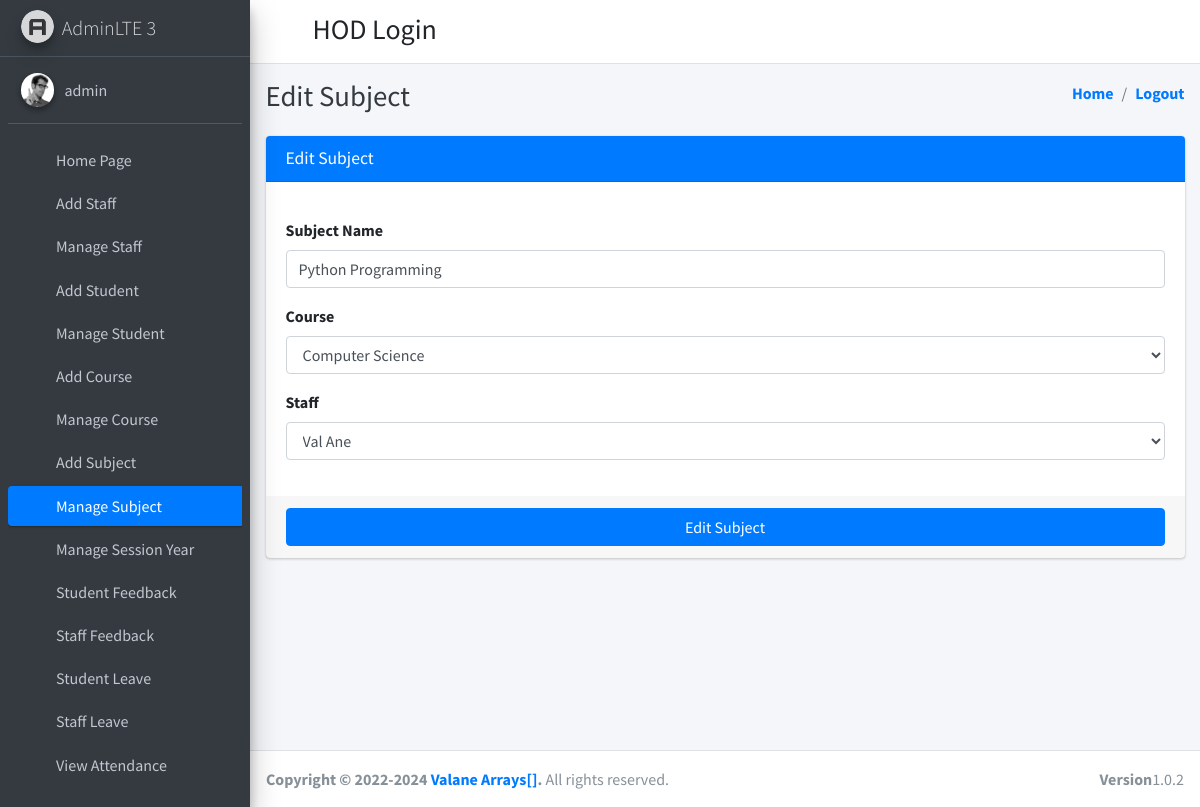
The app's page /edit_subject/1 (signed in) with its own data.
### student_management_app/models.py (models this page shows)
class CustomUser(AbstractUser):
    user_type_data = ((1,"HOD"), (2,"Staff"), (3,"Student"))
    user_type = models.CharField(default=1, choices=user_type_data, max_length=10)

class Subjects(models.Model):
    id = models.AutoField(primary_key=True)
    subject_name = models.CharField(max_length=255)
    course_id = models.ForeignKey(Courses, on_delete=models.CASCADE, default=1)
    staff_id = models.ForeignKey(CustomUser, on_delete=models.CASCADE)
    created_at = models.DateTimeField(auto_now_add=True)
    updated_at = models.DateTimeField(auto_now_add=True)
    objects = models.Manager()

class Courses(models.Model):
    id = models.AutoField(primary_key=True)
    course_name = models.CharField(max_length=255)
    created_at = models.DateTimeField(auto_now_add=True)
    updated_at = models.DateTimeField(auto_now_add=True)
    objects = models.Manager()

### student_management_app/HodViews.py (the view)
# urls.py: path('edit_subject/<str:subject_id>', HodViews.edit_subject, name="edit_subject"),
def edit_subject(request, subject_id):
    subject = Subjects.objects.get(id=subject_id)
    courses = Courses.objects.all()
    staffs = CustomUser.objects.filter(user_type=2)
    return render(request, "hod_template/edit_subject_template.html", {"subject":subject, "courses":courses, "staffs":staffs, "id":subject_id})

### student_management_app/templates/hod_template/edit_subject_template.html (shortened to what this page needs)
{% extends 'hod_template/base_template.html' %}
{% block page_title %} Edit Subject {% endblock page_title %}
{% block main_content %}
    <section class="content">
        <div class="container-fluid">
            <div class="row">
                <div class="col-md-12">
                    <div class="card card-primary">
                        <div class="card-header">
                            <h3 class="card-title">Edit Subject</h3>
                        </div>
                        <form role="form" action="/edit_subject_save" method="post">
                            <div class="card-body">
                                <div class="form-group">
                                    <label>Subject Name</label>
                                    <input type="text" class="form-control" name="subject_name"
                                        placeholder="Enter Subject" value="{{subject.subject_name}}">
                                </div>
                                <div class="form-group">
                                    <label>Course</label>
                                    <select type="text" class="form-control" name="course">
                                        {% for course in courses %}
                                            <option value="{{course.id}}"
                                                {% if course.id == subject.course_id.id %}
                                                    selected
                                                {% endif %}
                                            >{{course.course_name}}</option>
                                        {% endfor %}
                                    </select>
                                </div>
                                <div class="form-group">
                                    <label>Staff</label>
                                    <select type="text" class="form-control" name="staff">
                                        {% for staff in staffs %}
                                            <option value="{{staff.id}}"
                                                {% if staff.id == subject.staff_id.id %}
                                                    selected
                                                {% endif %}
                                            >{{staff.first_name}} {{staff.last_name}}</option>
                                        {% endfor %}
                                    </select>
                                </div>
                            </div>
                            <div class="card-footer">
                                <button type="submit" class="btn btn-primary btn-block">Edit Subject</button>
                            </div>
                        </form>
                    </div>
                </div>
            </div>
        </div>
    </section>
{% endblock main_content %}

### student_management_app/templates/hod_template/sidebar_template.html (shortened to what this page needs)
{% load static %}
<aside class="main-sidebar sidebar-dark-primary elevation-4">
  <a href="index3.html" class="brand-link">
    <img src="{% static 'dist/img/AdminLTELogo.png' %}" alt="AdminLTE Logo" class="brand-image img-circle elevation-3"
         style="opacity: .8">
    <span class="brand-text font-weight-light">AdminLTE 3</span>
  </a>
  <div class="sidebar">
    <div class="user-panel mt-3 pb-3 mb-3 d-flex">
      <div class="image">
        <img src="{% static 'dist/img/user2-160x160.jpg' %}" class="img-circle elevation-2" alt="User Image">
      </div>
      <div class="info">
        <a href="{% url 'admin_profile' %}" class="d-block">{{user.username}}</a>
      </div>
    </div>
    <nav class="mt-2">
      <ul class="nav nav-pills nav-sidebar flex-column" data-widget="treeview" role="menu" data-accordion="false">
        <li class="nav-item">
          {% url 'admin_home' as admin_home %}
            <a href="{{admin_home}}" class="nav-link
              {% if request.path == admin_home %} active {% endif %}">
            <i class="nav-icon fas fa-th"></i>
            <p>
              Home Page
            </p>
          </a>
        </li>
        <li class="nav-item">
          {% url 'add_staff' as add_staff %}
            <a href="{{add_staff}}" class="nav-link
              {% if request.path == add_staff %} active {% endif %}">
            <i class="nav-icon fas fa-th"></i>
            <p>
              Add Staff
            </p>
          </a>
        </li>
        <li class="nav-item">
          {% url 'manage_staff' as manage_staff %}
          {% url 'edit_staff' staff_id=id as edit_staff %}
          <a href="{{manage_staff}}" class="nav-link
              {% if request.path == edit_staff %} active {% endif %}">
            <i class="nav-icon fas fa-th"></i>
            <p>
              Manage Staff
            </p>
          </a>
        </li>
        <li class="nav-item">
          {% url 'add_student' as add_student %}
          <a href="{{add_student}}" class="nav-link
            {% if request.path == add_student %} active {% endif %}">
            <i class="nav-icon fas fa-th"></i>
            <p>
              Add Student
            </p>
          </a>
        </li>
        <li class="nav-item">
          {% url 'manage_student' as manage_student %}
          {% url 'edit_student' student_id=id as edit_student %}
          <a href="{{manage_student}}" class="nav-link
            {% if request.path == edit_student %} active {% endif %}">
            <i class="nav-icon fas fa-th"></i>
            <p>
              Manage Student
            </p>
          </a>
        </li>
        <li class="nav-item">
          {% url 'add_course' as add_course %}
          <a href="{{add_course}}" class="nav-link
           {% if request.path == add_course %} active {% endif %}">
            <i class="nav-icon fas fa-th"></i>
            <p>
              Add Course
            </p>
          </a>
        </li>
        <li class="nav-item">
          {% url 'manage_course' as manage_course %}
          {% url 'edit_course' course_id=id as edit_course %}
          <a href="{{manage_course}}" class="nav-link
            {% if request.path == edit_course %} active {% endif %}">
            <i class="nav-icon fas fa-th"></i>
            <p>
              Manage Course
            </p>
          </a>
        </li>
        <li class="nav-item">
          {% url 'add_subject' as add_subject %}
          <a href="{{add_subject}}" class="nav-link
            {% if request.path == add_subject %} active {% endif %}">
            <i class="nav-icon fas fa-th"></i>
            <p>
              Add Subject
            </p>
          </a>
        </li>
        <li class="nav-item">
          {% url 'manage_subject' as manage_subject %}
          {% url 'edit_subject' subject_id=id as edit_subject %}
          <a href="{{manage_subject}}" class="nav-link
            {% if request.path == edit_subject %} active {% endif %}">
            <i class="nav-icon fas fa-th"></i>
            <p>
              Manage Subject
            </p>
          </a>
        </li>
        <li class="nav-item">
          {% url 'manage_session' as manage_session %}
          <a href="{{manage_session}}" class="nav-link
            {% if request.path == manage_session %} active {% endif %}">
            <i class="nav-icon fas fa-th"></i>
            <p>
              Manage Session Year
            </p>
          </a>
        </li>
        <li class="nav-item">
          {% url 'student_feedback_message' as student_feedback_message %}
          <a href="{{student_feedback_message}}" class="nav-link
            {% if request.path == student_feedback_message %} active {% endif %}">
            <i class="nav-icon fas fa-th"></i>
            <p>
              Student Feedback
            </p>
          </a>
        </li>
        <li class="nav-item">
          {% url 'staff_feedback_message' as staff_feedback_message %}
          <a href="{{staff_feedback_message}}" class="nav-link
            {% if request.path == staff_feedback_message %} active {% endif %}">
            <i class="nav-icon fas fa-th"></i>
            <p>
              Staff Feedback
            </p>
          </a>
        </li>
        <li class="nav-item">
          {% url 'student_leave_view' as student_leave_view %}
          <a href="{{student_leave_view}}" class="nav-link
            {% if request.path == student_leave_view %} active {% endif %}">
            <i class="nav-icon fas fa-th"></i>
            <p>
              Student Leave
            </p>
          </a>
        </li>
        <li class="nav-item">
          {% url 'staff_leave_view' as staff_leave_view %}
          <a href="{{staff_leave_view}}" class="nav-link
            {% if request.path == staff_leave_view %} active {% endif %}">
            <i class="nav-icon fas fa-th"></i>
            <p>
              Staff Leave
            </p>
          </a>
        </li>
        <li class="nav-item">
          {% url 'admin_view_attendance' as admin_view_attendance %}
          <a href="{{admin_view_attendance}}" class="nav-link
            {% if request.path == admin_view_attendance %} active {% endif %}">
            <i class="nav-icon fas fa-th"></i>
            <p>
              View Attendance
            </p>
          </a>
        </li>
        <li class="nav-item">
          {% url 'admin_send_notification_staff' as admin_send_notification_staff %}
          <a href="{{admin_send_notification_staff}}" class="nav-link
            {% if request.path == admin_send_notification_staff %} active {% endif %}">
            <p>
            </p>
          </a>
        </li>
      </ul>
    </nav>
  </div>
</aside>

### records on screen
CustomUser: username "admin"
Subjects: subject_name "Python Programming", course "Computer Science", staff "Val Ane"
